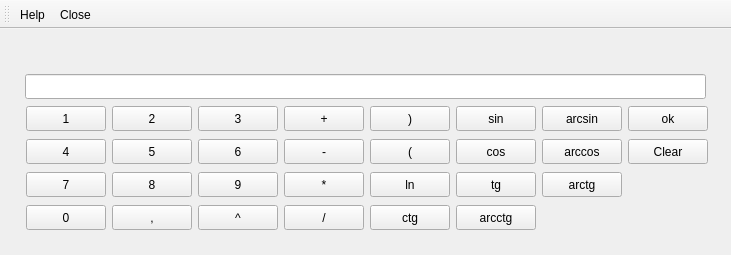
<?xml version="1.0" encoding="UTF-8"?>
<ui version="4.0">
 <class>MyWindow</class>
 <widget class="QMainWindow" name="MyWindow">
  <property name="geometry">
   <rect>
    <x>0</x>
    <y>0</y>
    <width>731</width>
    <height>255</height>
   </rect>
  </property>
  <property name="windowTitle">
   <string>MyWindow</string>
  </property>
  <widget class="QWidget" name="centralWidget">
   <widget class="QLineEdit" name="lineEdit">
    <property name="geometry">
     <rect>
      <x>25</x>
      <y>45</y>
      <width>681</width>
      <height>25</height>
     </rect>
    </property>
   </widget>
   <widget class="QPushButton" name="ok">
    <property name="geometry">
     <rect>
      <x>628</x>
      <y>77</y>
      <width>80</width>
      <height>25</height>
     </rect>
    </property>
    <property name="text">
     <string>ok</string>
    </property>
   </widget>
   <widget class="QPushButton" name="pushButton">
    <property name="geometry">
     <rect>
      <x>26</x>
      <y>77</y>
      <width>80</width>
      <height>25</height>
     </rect>
    </property>
    <property name="text">
     <string>1</string>
    </property>
   </widget>
   <widget class="QPushButton" name="pushButton_2">
    <property name="geometry">
     <rect>
      <x>112</x>
      <y>77</y>
      <width>80</width>
      <height>25</height>
     </rect>
    </property>
    <property name="text">
     <string>2</string>
    </property>
   </widget>
   <widget class="QPushButton" name="pushButton_3">
    <property name="geometry">
     <rect>
      <x>198</x>
      <y>77</y>
      <width>80</width>
      <height>25</height>
     </rect>
    </property>
    <property name="text">
     <string>3</string>
    </property>
   </widget>
   <widget class="QPushButton" name="sin">
    <property name="geometry">
     <rect>
      <x>456</x>
      <y>77</y>
      <width>80</width>
      <height>25</height>
     </rect>
    </property>
    <property name="text">
     <string>sin</string>
    </property>
   </widget>
   <widget class="QPushButton" name="arcsin">
    <property name="geometry">
     <rect>
      <x>542</x>
      <y>77</y>
      <width>80</width>
      <height>25</height>
     </rect>
    </property>
    <property name="text">
     <string>arcsin</string>
    </property>
   </widget>
   <widget class="QPushButton" name="close_bracket">
    <property name="geometry">
     <rect>
      <x>370</x>
      <y>77</y>
      <width>80</width>
      <height>25</height>
     </rect>
    </property>
    <property name="text">
     <string>)</string>
    </property>
   </widget>
   <widget class="QPushButton" name="pl">
    <property name="geometry">
     <rect>
      <x>284</x>
      <y>77</y>
      <width>80</width>
      <height>25</height>
     </rect>
    </property>
    <property name="text">
     <string>+</string>
    </property>
   </widget>
   <widget class="QPushButton" name="u">
    <property name="geometry">
     <rect>
      <x>284</x>
      <y>143</y>
      <width>80</width>
      <height>25</height>
     </rect>
    </property>
    <property name="text">
     <string>*</string>
    </property>
   </widget>
   <widget class="QPushButton" name="pushButton_7">
    <property name="geometry">
     <rect>
      <x>26</x>
      <y>143</y>
      <width>80</width>
      <height>25</height>
     </rect>
    </property>
    <property name="text">
     <string>7</string>
    </property>
   </widget>
   <widget class="QPushButton" name="pushButton_8">
    <property name="geometry">
     <rect>
      <x>112</x>
      <y>143</y>
      <width>80</width>
      <height>25</height>
     </rect>
    </property>
    <property name="text">
     <string>8</string>
    </property>
   </widget>
   <widget class="QPushButton" name="pushButton_9">
    <property name="geometry">
     <rect>
      <x>198</x>
      <y>143</y>
      <width>80</width>
      <height>25</height>
     </rect>
    </property>
    <property name="text">
     <string>9</string>
    </property>
   </widget>
   <widget class="QPushButton" name="tg">
    <property name="geometry">
     <rect>
      <x>456</x>
      <y>143</y>
      <width>80</width>
      <height>25</height>
     </rect>
    </property>
    <property name="text">
     <string>tg</string>
    </property>
   </widget>
   <widget class="QPushButton" name="arctg">
    <property name="geometry">
     <rect>
      <x>542</x>
      <y>143</y>
      <width>80</width>
      <height>25</height>
     </rect>
    </property>
    <property name="text">
     <string>arctg</string>
    </property>
   </widget>
   <widget class="QPushButton" name="ln">
    <property name="geometry">
     <rect>
      <x>370</x>
      <y>143</y>
      <width>80</width>
      <height>25</height>
     </rect>
    </property>
    <property name="text">
     <string>ln</string>
    </property>
   </widget>
   <widget class="QPushButton" name="m">
    <property name="geometry">
     <rect>
      <x>284</x>
      <y>110</y>
      <width>80</width>
      <height>25</height>
     </rect>
    </property>
    <property name="text">
     <string>-</string>
    </property>
   </widget>
   <widget class="QPushButton" name="pushButton_4">
    <property name="geometry">
     <rect>
      <x>26</x>
      <y>110</y>
      <width>80</width>
      <height>25</height>
     </rect>
    </property>
    <property name="text">
     <string>4</string>
    </property>
   </widget>
   <widget class="QPushButton" name="pushButton_5">
    <property name="geometry">
     <rect>
      <x>112</x>
      <y>110</y>
      <width>80</width>
      <height>25</height>
     </rect>
    </property>
    <property name="text">
     <string>5</string>
    </property>
   </widget>
   <widget class="QPushButton" name="pushButton_6">
    <property name="geometry">
     <rect>
      <x>198</x>
      <y>110</y>
      <width>80</width>
      <height>25</height>
     </rect>
    </property>
    <property name="text">
     <string>6</string>
    </property>
   </widget>
   <widget class="QPushButton" name="cos">
    <property name="geometry">
     <rect>
      <x>456</x>
      <y>110</y>
      <width>80</width>
      <height>25</height>
     </rect>
    </property>
    <property name="text">
     <string>cos</string>
    </property>
   </widget>
   <widget class="QPushButton" name="arccos">
    <property name="geometry">
     <rect>
      <x>542</x>
      <y>110</y>
      <width>80</width>
      <height>25</height>
     </rect>
    </property>
    <property name="text">
     <string>arccos</string>
    </property>
   </widget>
   <widget class="QPushButton" name="open_bracket">
    <property name="geometry">
     <rect>
      <x>370</x>
      <y>110</y>
      <width>80</width>
      <height>25</height>
     </rect>
    </property>
    <property name="text">
     <string>(</string>
    </property>
   </widget>
   <widget class="QPushButton" name="Clear">
    <property name="geometry">
     <rect>
      <x>628</x>
      <y>110</y>
      <width>80</width>
      <height>25</height>
     </rect>
    </property>
    <property name="text">
     <string>Clear</string>
    </property>
   </widget>
   <widget class="QPushButton" name="d">
    <property name="geometry">
     <rect>
      <x>284</x>
      <y>176</y>
      <width>80</width>
      <height>25</height>
     </rect>
    </property>
    <property name="text">
     <string>/</string>
    </property>
   </widget>
   <widget class="QPushButton" name="st">
    <property name="geometry">
     <rect>
      <x>198</x>
      <y>176</y>
      <width>80</width>
      <height>25</height>
     </rect>
    </property>
    <property name="text">
     <string>^</string>
    </property>
   </widget>
   <widget class="QPushButton" name="pushButton_0">
    <property name="geometry">
     <rect>
      <x>26</x>
      <y>176</y>
      <width>80</width>
      <height>25</height>
     </rect>
    </property>
    <property name="text">
     <string>0</string>
    </property>
   </widget>
   <widget class="QPushButton" name="point">
    <property name="geometry">
     <rect>
      <x>112</x>
      <y>176</y>
      <width>80</width>
      <height>25</height>
     </rect>
    </property>
    <property name="text">
     <string>,</string>
    </property>
   </widget>
   <widget class="QPushButton" name="ctg">
    <property name="geometry">
     <rect>
      <x>370</x>
      <y>176</y>
      <width>80</width>
      <height>25</height>
     </rect>
    </property>
    <property name="text">
     <string>ctg</string>
    </property>
   </widget>
   <widget class="QPushButton" name="arcctg">
    <property name="geometry">
     <rect>
      <x>456</x>
      <y>176</y>
      <width>80</width>
      <height>25</height>
     </rect>
    </property>
    <property name="text">
     <string>arcctg</string>
    </property>
   </widget>
  </widget>
  <widget class="QToolBar" name="toolBar">
   <property name="windowTitle">
    <string>toolBar</string>
   </property>
   <attribute name="toolBarArea">
    <enum>TopToolBarArea</enum>
   </attribute>
   <attribute name="toolBarBreak">
    <bool>true</bool>
   </attribute>
   <addaction name="actionHelp_2"/>
   <addaction name="actionClose_2"/>
  </widget>
  <action name="actionHelp_2">
   <property name="text">
    <string>Help</string>
   </property>
   <property name="shortcut">
    <string>Ctrl+H</string>
   </property>
  </action>
  <action name="actionClose_2">
   <property name="text">
    <string>Close</string>
   </property>
   <property name="shortcut">
    <string>Ctrl+C</string>
   </property>
  </action>
 </widget>
 <layoutdefault spacing="6" margin="11"/>
 <resources/>
 <connections/>
</ui>
